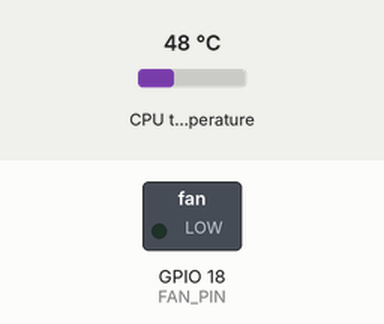
Bench run of a program on a simulated Raspberry Pi (BCM pin numbers). On the bench: switched loads named in the program (green lamp = pin HIGH). Dashed ring = blinking. The test bench sets the inputs (shaded band); at power-on: CPU temperature 48 °C.

Above: at 1.2 s.
1.3 s: CPU temperature set to 64 °C
3.2 s: CPU temperature set to 67 °C
At 4.16 s:
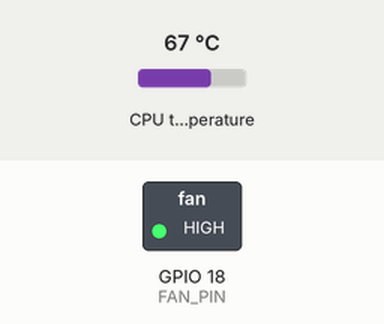
6.7 s: CPU temperature set to 73 °C
At 7.39 s:
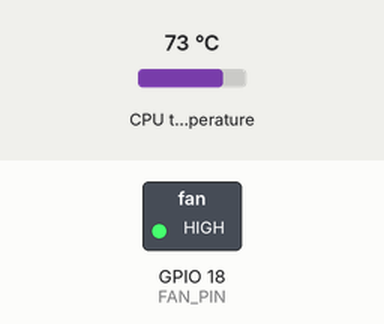
10.2 s: CPU temperature set to 76 °C
11.9 s: CPU temperature set to 31 °C
At 13.0 s:
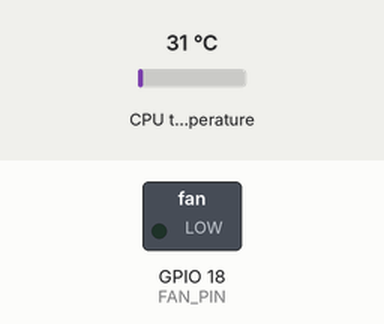
Timing chart, 0 to 14.5 s (numbered marks = the images above; inputs shaded):
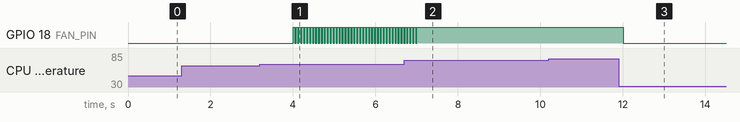

Measured:
- the behaviour switches between 65 and 66 °C on CPU temperature (found by bisection; images 0 and 1)
- after the input at 1.3 s, every drawn part: stays the same
- after the input at 3.2 s, GPIO 18 (FAN_PIN): alternates HIGH for 0.04 s and LOW for 0.03 s, starting after 0.80 s
- after the input at 6.7 s, GPIO 18 (FAN_PIN): goes on until 7.0 s, then stays HIGH
- after the input at 11.9 s, GPIO 18 (FAN_PIN): HIGH → LOW after 0.11 s

The program:

fan_ctl.py
```python
#!/usr/bin/python
# -*- coding: utf-8 -*-
import RPi.GPIO as GPIO
import time
import signal
import sys
import os

# Configuration
FAN_PIN = 18            # BCM pin used to drive PWM fan. Hardware PWM available on GPIO12, GPIO13, GPIO18, GPIO19
WAIT_TIME = 1           # [s] Time to wait between each refresh
PWM_FREQ = 14           # [Hz] PWM frequency. Adjust it modify PWM noise

# Configurable temperature and fan speed
CUTOFF_TEMP = 59
MIN_TEMP = 65
MAX_TEMP = 75
FAN_LOW = 50
FAN_HIGH = 100
FAN_OFF = 0
FAN_MAX = 100
step = (FAN_HIGH - FAN_LOW)/(MAX_TEMP - MIN_TEMP)

def getCpuTemperature():
    cpuTempFile = open("/sys/class/thermal/thermal_zone0/temp", "r")
    cpuTemp = float(cpuTempFile.read()) / 1000
    cpuTempFile.close()
    #print("CPU temp is {0}".format(cpuTemp)) # Uncomment for testing
    return cpuTemp

def calculateFanSpeed(cpuTemp):
    deltaTemp = cpuTemp - MIN_TEMP
    return (FAN_LOW + (round(deltaTemp) * step ))

def setFanSpeed(speed):
    fan.start(speed)
    return()

def handleFanSpeed():
    cpuTemp = float(getCpuTemperature())
    # Turn off the fan if temperature is below MIN_TEMP
    if cpuTemp < MIN_TEMP:
        setFanSpeed(FAN_OFF)
        #print("Fan OFF") # Uncomment for testing
    # Set fan speed to MAXIMUM if the temperature is above MAX_TEMP
    elif cpuTemp > MAX_TEMP:
        setFanSpeed(FAN_MAX)
        #print("Fan MAX") # Uncomment for testing
    # Caculate dynamic fan speed
    else:
        fanSpeed = calculateFanSpeed(cpuTemp)
        setFanSpeed(fanSpeed)
        #print(FAN_LOW + ( round(deltaTemp) * step )) # Uncomment for testing
    return ()

fanOn = False
def handleFanSpeed2():
    cpuTemp = float(getCpuTemperature())

    if cpuTemp < CUTOFF_TEMP:
        setFanSpeed(0)
        fanOn = False
    elif cpuTemp >= MAX_TEMP:
        setFanSpeed(FAN_MAX)
        fanOn = True
    # If temperature is between MIN_TEMP and MAX_TEMP, fan speed is calculated by linear interpolation
    # If temperature is between CUTOFF_TEMP and MIN_TEMP, keap current fan speed
    elif cpuTemp > MIN_TEMP:
            fanSpeed = calculateFanSpeed(cpuTemp)
            setFanSpeed(fanSpeed)
            fanOn = True
    return ()

try:
    # Setup GPIO pin
    GPIO.setwarnings(False)
    GPIO.setmode(GPIO.BCM)
    GPIO.setup(FAN_PIN, GPIO.OUT, initial=GPIO.LOW)
    fan = GPIO.PWM(FAN_PIN,PWM_FREQ)
    setFanSpeed(FAN_OFF)
    # Handle fan speed every WAIT_TIME sec
    while True:
        handleFanSpeed2()
        time.sleep(WAIT_TIME)
except KeyboardInterrupt:
    print("Fan ctrl interrupted by CTRL+C")
    GPIO.cleanup()
    sys.exit()
```
